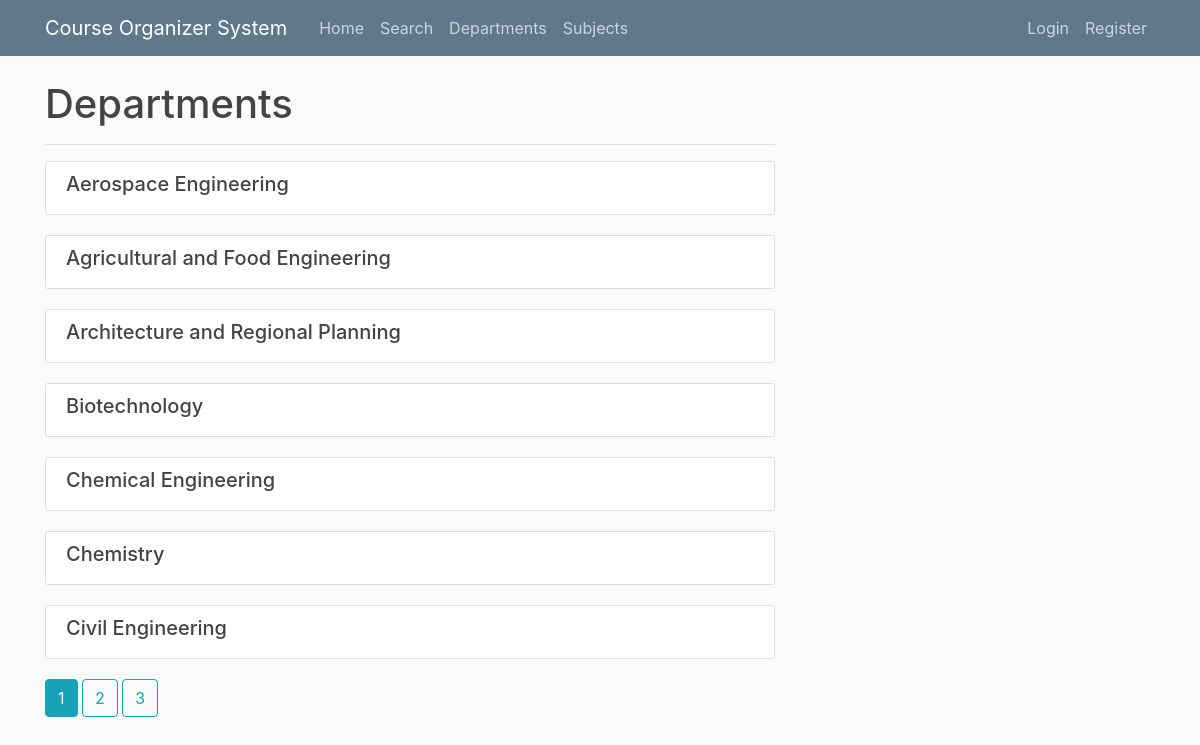
/departments, run on an earlier commit of the app's database.
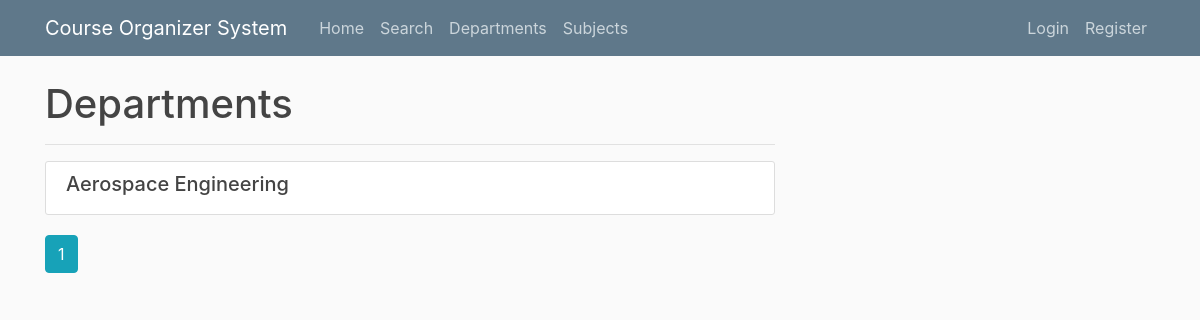
And on a later commit of the database.
### cos/models.py (models this page shows, shortened)
class Department(db.Model):
    id = db.Column(db.Integer, primary_key=True)
    title = db.Column(db.String(100), nullable=False)
    subjects = db.relationship('Subject', backref='author', lazy=True)
    persons = db.relationship('User', backref='division', lazy=True)

### cos/routes.py (the view)
@app.route("/departments")
def departments():
    page = request.args.get('page', 1, type=int)
    departments = Department.query.order_by(
        Department.title.asc()).paginate(page=page, per_page=7)
    return render_template('departments.html', title='Departments', departments=departments)

### cos/templates/departments.html
{% extends "layout.html" %}
{% block content %}
    <h1>Departments</h1>
    <hr>
    {% for department in departments.items %}
        <article class="media content-section">
          <div class="media-body">
            <h2 style="font-size:20px"><a class="article-title" href="{{ url_for('view_department', title=department.title) }}">{{ department.title }}</a></h2>
          </div>
        </article>
    {% endfor %}
    {% for page_num in departments.iter_pages(left_edge=1, right_edge=1, left_current=1, right_current=2) %}
      {% if page_num %}
        {% if departments.page == page_num %}
          <a class="btn btn-info mb-4" href="{{ url_for('departments', page=page_num) }}">{{ page_num }}</a>
        {% else %}
          <a class="btn btn-outline-info mb-4" href="{{ url_for('departments', page=page_num) }}">{{ page_num }}</a>
        {% endif %}
      {% else %}
        ...
      {% endif %}
    {% endfor %}
{% endblock content %}

### cos/templates/layout.html (shortened to what this page needs)
<!DOCTYPE html>
<html>
<head>
    <link rel="stylesheet" href="https://maxcdn.bootstrapcdn.com/bootstrap/4.0.0/css/bootstrap.min.css">
    <link rel="stylesheet" type="text/css" href="{{ url_for('static', filename='main.css') }}">
</head>
<body>
    <header class="site-header">
      <nav class="navbar navbar-expand-md navbar-dark bg-steel fixed-top">
        <div class="container">
          <a class="navbar-brand mr-4" href="/">Course Organizer System</a>
          <div class="collapse navbar-collapse" id="navbarToggle">
            <div class="navbar-nav mr-auto">
              <a class="nav-item nav-link" href="{{ url_for('home') }}">Home</a>
              <a class="nav-item nav-link" href="{{ url_for('search') }}">Search</a>
              <a class="nav-item nav-link" href="{{ url_for('departments') }}">Departments</a>
              <a class="nav-item nav-link" href="{{ url_for('subjects') }}">Subjects</a>
            </div>
            <div class="navbar-nav">
              {% if current_user.is_authenticated %}
                <a class="nav-item nav-link" href="{{ url_for('account') }}">Account</a>
                <a class="nav-item nav-link" href="{{ url_for('user_posts', username = current_user.username) }}">Profile</a>
                <a class="nav-item nav-link" href="{{ url_for('students') }}">Students</a>
                <a class="nav-item nav-link" href="{{ url_for('teachers') }}">Teachers</a>
                {% if current_user.id == 1 %}
                  <a class="nav-item nav-link" href="{{ url_for('admin') }}">Admin</a>
                {% endif %}
                <a class="nav-item nav-link" href="{{ url_for('logout') }}">Logout</a>
              {% else %}
                <a class="nav-item nav-link" href="{{ url_for('login') }}">Login</a>
                <a class="nav-item nav-link" href="{{ url_for('register') }}">Register</a>
              {% endif %}
            </div>
          </div>
        </div>
      </nav>
    </header>
    <main role="main" class="container">
      <div class="row">
        <div class="col-md-8">
          {% block content %}{% endblock %}
      </div>
    </main>
</body>
</html>

### cos/static/main.css (style rules this page uses)
body { background: #fafafa; color: #333333; margin-top: 5rem; }
h1, h2, h3, h4, h5, h6 { color: #444444; }
.bg-steel { background-color: #5f788a; }
.site-header .navbar-nav .nav-link { color: #cbd5db; }
.content-section { background: #ffffff; padding: 10px 20px; border: 1px solid #dddddd; border-radius: 3px; margin-bottom: 20px; }
.article-title { color: #444444; }

What changed in the data, as far as the page shows it:
removed Department: title "Agricultural and Food Engineering"
removed Department: title "Architecture and Regional Planning"
removed Department: title "Biotechnology"
removed Department: title "Chemical Engineering"
removed Department: title "Chemistry"
removed Department: title "Civil Engineering"
Also different on the page:
list line gone: "2"
list line gone: "3"
